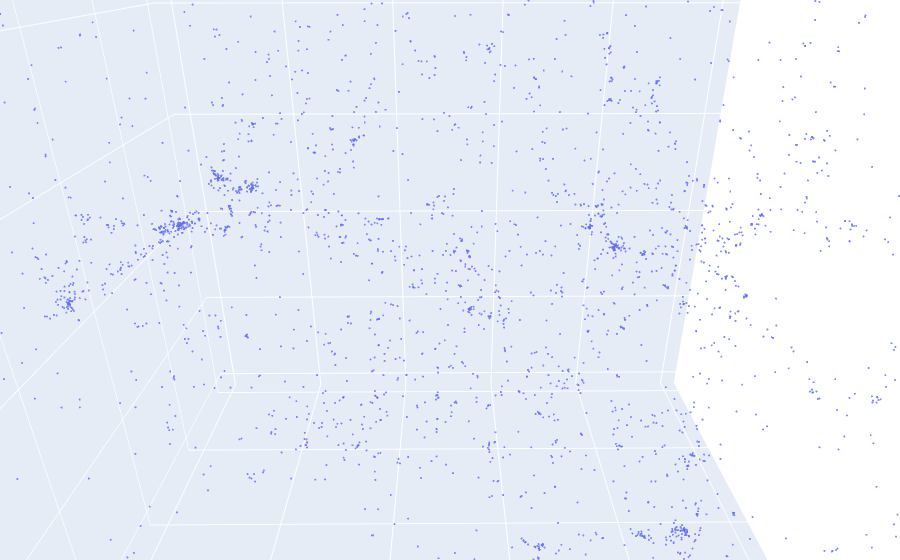

Here is the notebook cell this chart was saved with:
### Code cell
mask = (table['Stars_Mass']>=1e10)#&(table['CentreOfPotential_'+eje_3]>0)

xvar= table['CentreOfPotential_'+eje_1][mask]
yvar= table['CentreOfPotential_'+eje_2][mask]
zvar= table['CentreOfPotential_'+eje_3][mask]


fig = go.Figure(data=[go.Scatter3d(
    x=xvar,
    y=yvar,
    z=zvar,
    mode='markers',
    marker=dict(
        size=0.7,
        color=1,                # set color to an array/list of desired values
        colorscale='Viridis',   # choose a colorscale
        opacity=0.8
    )
)])

# tight layout
fig.update_layout(margin=dict(l=0, r=0, b=0, t=0))
fig.show()

### Figure 1 — Plotly figure (JSON) as saved in the notebook; plotly's stock layout.template omitted (floating-point values rounded to 4 significant figures; data arrays with more than 128 entries replaced by an {"elided": "..."} marker saying what was removed)
{"data": [{"marker": {"color": 1, "colorscale": [[0, "#440154"], [0.1111, "#482878"], [0.2222, "#3e4989"], [0.3333, "#31688e"], [0.4444, "#26828e"], [0.5556, "#1f9e89"], [0.6667, "#35b779"], [0.7778, "#6ece58"], [0.8889, "#b5de2b"], [1, "#fde725"]], "opacity": 0.8, "size": 0.7}, "mode": "markers", "type": "scatter3d", "x": {"elided": "3638 float values"}, "y": {"elided": "3638 float values"}, "z": {"elided": "3638 float values"}}], "layout": {"autosize": true, "margin": {"b": 0, "l": 0, "r": 0, "t": 0}, "scene": {"aspectmode": "auto", "aspectratio": {"x": 1.0, "y": 1.0, "z": 0.9993}, "camera": {"center": {"x": 0, "y": 0, "z": 0}, "eye": {"x": -0.00523, "y": -0.7452, "z": 0.3632}, "projection": {"type": "perspective"}, "up": {"x": 0, "y": 0, "z": 1}}}}}
